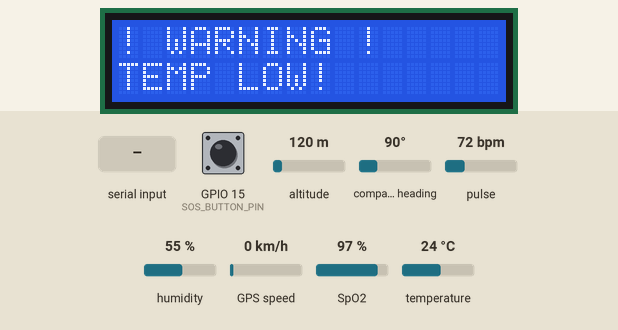
Simulated run of this sketch. Board: ESP32. On the bench: 16×2 character LCD. The test bench sets the inputs (shaded band); at power-on: pulse 72 bpm, humidity 55 %, GPIO 15 (SOS_BUTTON_PIN) HIGH, SpO2 97 %, altitude 120 m, compass heading 90°, GPS speed 0 km/h, temperature 24 °C. The GPS gets a fix after 3 s at 37.7749, -122.4194 with 8 satellites; nothing arrives over Bluetooth unless stated; the modem accepts every AT command (registered, SIM ready, sends succeed) and sends nothing else; what the sketch prints to the serial monitor is not drawn.

Above: at 17.5 s.
17.6 s: "OK" received over the second serial link
At 20.7 s:
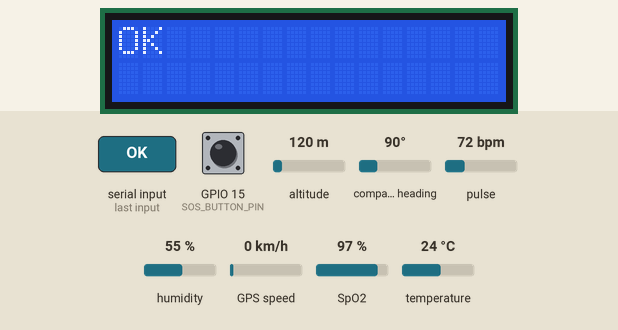
23.5 s: pulse set to 42 bpm
At 24.3 s:
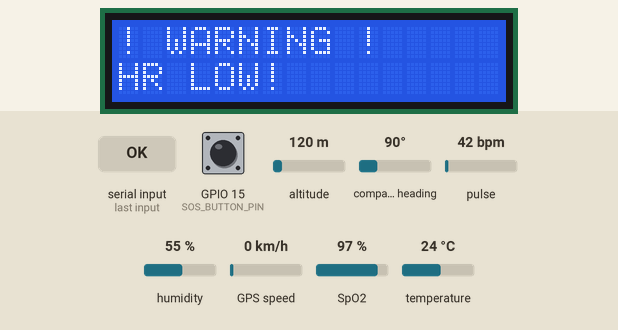
29.4 s: humidity set to 88 %
At 30.8 s:
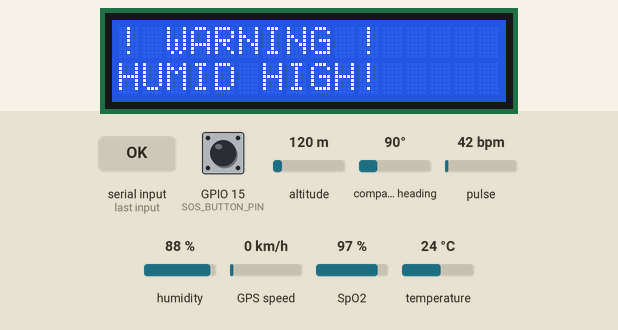
35.3 s: GPIO 15 (SOS_BUTTON_PIN) pulled LOW for 0.15 s
At 36.9 s:
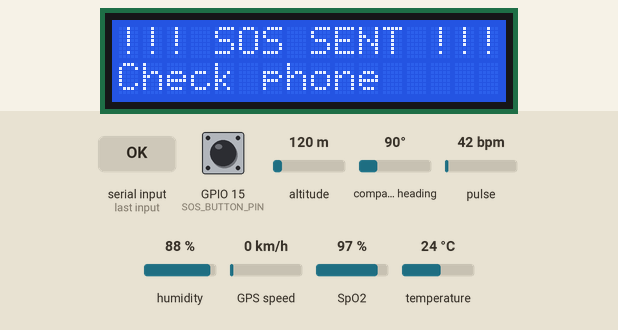
41.3 s: SpO2 set to 80 %
At 43.1 s:
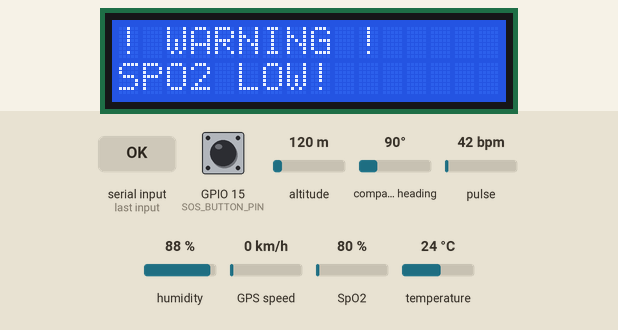
Timing chart, 0 to 44.6 s (numbered marks = the images above; inputs shaded):
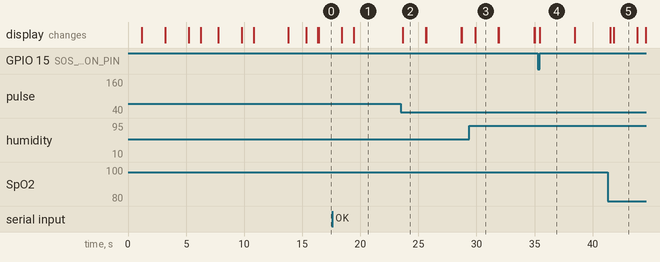

Measured:
- after the input at 23.5 s, the display: changes after 0.14 s (image 2)
- after the input at 29.4 s, the display: changes after 0.49 s (image 3)
- after the input at 35.3 s, the display: changes after 0.14 s (image 4)
- after the input at 41.3 s, the display: first differs from a run without the input after 0.51 s (image 5)
- what the display in image 2 shows lasts 2.1 s, from 23.6 s to 25.7 s

The sketch:

esp32_health_monitor.ino
```cpp
// Final code
#include <Wire.h>
#include <LiquidCrystal_I2C.h>
#include <DHT.h>
#include <TinyGPSPlus.h>
#include <MAX30100_PulseOximeter.h>
#include <BluetoothSerial.h>

// Bluetooth
BluetoothSerial SerialBT;

// LCD I2C
LiquidCrystal_I2C lcd(0x27, 16, 2);

// DHT11 Sensor
#define DHTPIN 4
#define DHTTYPE DHT11
DHT dht(DHTPIN, DHTTYPE);

// GPS Module
#define GPS_RX 25
#define GPS_TX 26
HardwareSerial gpsSerial(1);
TinyGPSPlus gps;

// SIM800L Module
#define SIM_RX 27
#define SIM_TX 14
HardwareSerial sim800l(2);

// MAX30100 Pulse Oximeter
PulseOximeter pox;
#define REPORTING_PERIOD_MS 1000

// SOS Button
#define SOS_BUTTON_PIN 15
bool lastButtonState = HIGH;
bool buttonPressed = false;
unsigned long lastDebounceTime = 0;
const long debounceDelay = 50;

// Display mode
int displayMode = 0;
unsigned long lastModeChange = 0;
const long modeInterval = 3000;

// Variables
float temperature = 0;
float humidity = 0;
double latitude = 0;
double longitude = 0;
int satellites = 0;
bool gpsValid = false;
bool sim800lValid = false;
bool max30100Valid = false;
float heartRate = 0;
float spO2 = 0;
uint32_t tsLastReport = 0;

// Alert thresholds (LOWEST and HIGHEST)
#define TEMP_HIGH_THRESHOLD 38.0
#define TEMP_LOW_THRESHOLD 35.0
#define HUMID_HIGH_THRESHOLD 80.0
#define HUMID_LOW_THRESHOLD 20.0
#define HR_HIGH_THRESHOLD 120
#define HR_LOW_THRESHOLD 50
#define SPO2_HIGH_THRESHOLD 100
#define SPO2_LOW_THRESHOLD 90

// Alert flags to prevent spam
bool tempAlertSent = false;
bool humidAlertSent = false;
bool hrAlertSent = false;
bool spo2AlertSent = false;

// Message display variables
String receivedMessage = "";
bool displayingMessage = false;
unsigned long messageDisplayStart = 0;
const long MESSAGE_DISPLAY_DURATION = 5000;

void onBeatDetected() {
  Serial.println("Beat detected!");
}

void scanI2C() {
  Serial.println("\n=== I2C Device Scanner ===");
  byte error, address;
  int nDevices = 0;

  for(address = 1; address < 127; address++) {
    Wire.beginTransmission(address);
    error = Wire.endTransmission();

    if (error == 0) {
      Serial.print("Device found at 0x");
      if (address < 16) Serial.print("0");
      Serial.print(address, HEX);

      if (address == 0x27) Serial.print(" (LCD)");
      if (address == 0x57) Serial.print(" (MAX30100)");

      Serial.println();
      nDevices++;
    }
  }

  if (nDevices == 0)
    Serial.println("No I2C devices found");
  else
    Serial.println("=== Scan Complete ===\n");
}

void setup() {
  Serial.begin(115200);
  delay(1000);
  Serial.println("\n=== Complete Health Monitor with Bluetooth ===");

  // Initialize I2C
  Wire.begin(22, 21);
  Wire.setClock(100000);
  delay(100);

  scanI2C();

  // Initialize LCD
  Serial.println("Initializing LCD...");
  lcd.init();
  lcd.backlight();
  lcd.clear();
  lcd.print("System Starting");
  delay(2000);

  // Initialize Bluetooth
  Serial.println("Initializing Bluetooth...");
  SerialBT.begin("ESP32_Health");
  Serial.println("Bluetooth: OK (Name: ESP32_Health)");
  lcd.clear();
  lcd.print("Bluetooth: OK");
  lcd.setCursor(0, 1);
  lcd.print("Pair your phone");
  delay(2000);

  // Initialize DHT11
  Serial.println("Initializing DHT11...");
  dht.begin();
  lcd.clear();
  lcd.print("DHT11: OK");
  delay(1000);

  // Initialize MAX30100
  Serial.println("Initializing MAX30100...");
  lcd.clear();
  lcd.print("MAX30100: Init");

  if (pox.begin()) {
    Serial.println("MAX30100: Connected!");
    max30100Valid = true;
    pox.setOnBeatDetectedCallback(onBeatDetected);
    pox.setIRLedCurrent(MAX30100_LED_CURR_50MA);
    lcd.setCursor(0, 1);
    lcd.print("MAX30100: OK");
  } else {
    Serial.println("MAX30100: FAILED!");
    max30100Valid = false;
    lcd.setCursor(0, 1);
    lcd.print("MAX30100: FAIL");
  }
  delay(1500);

  // Initialize GPS
  Serial.println("Initializing GPS...");
  gpsSerial.begin(9600, SERIAL_8N1, GPS_RX, GPS_TX);
  lcd.clear();
  lcd.print("GPS: Searching");
  delay(1000);

  // Initialize SIM800L
  Serial.println("Initializing SIM800L...");
  sim800l.begin(9600, SERIAL_8N1, SIM_RX, SIM_TX);
  delay(1000);

  // Initialize SOS Button
  Serial.println("Initializing SOS Button...");
  pinMode(SOS_BUTTON_PIN, INPUT_PULLUP);
  lcd.clear();
  lcd.print("SOS Button: OK");
  delay(1000);

  lcd.clear();
  lcd.print("Testing SIM800L");

  sim800l.println("AT");
  delay(1000);

  String response = "";
  unsigned long timeout = millis();
  while (millis() - timeout < 2000) {
    if (sim800l.available()) {
      response += (char)sim800l.read();
    }
  }

  if (response.indexOf("OK") >= 0) {
    Serial.println("SIM800L: Connected");
    sim800lValid = true;
    lcd.setCursor(0, 1);
    lcd.print("SIM: OK");
  } else {
    Serial.println("SIM800L: No response");
    lcd.setCursor(0, 1);
    lcd.print("SIM: Not found");
  }
  delay(1500);

  lcd.clear();
  lcd.print("System Ready!");
  delay(1000);
  lcd.clear();

  Serial.println("=== System Ready ===");
  Serial.println("Bluetooth: ESP32_Health");
  Serial.println("Waiting for phone connection...");
  Serial.println();
}

void loop() {
  // Update DHT11
  static unsigned long lastDHTRead = 0;
  if (millis() - lastDHTRead >= 2000) {
    float h = dht.readHumidity();
    float t = dht.readTemperature();

    if (!isnan(h) && !isnan(t)) {
      temperature = t;
      humidity = h;
    }
    lastDHTRead = millis();
  }

  // Update MAX30100
  if (max30100Valid) {
    pox.update();
    if (millis() - tsLastReport > REPORTING_PERIOD_MS) {
      heartRate = pox.getHeartRate();
      spO2 = pox.getSpO2();
      tsLastReport = millis();
    }
  }

  // Update GPS
  updateGPS();

  // Check SIM800L
  checkSIM800L();

  // Check SOS Button
  checkSOSButton();

  // Check thresholds and send alerts ONLY when threshold is hit
  checkHealthAlerts();

  // Handle incoming Bluetooth messages
  handleBluetoothMessages();

  // Handle message display timeout
  if (displayingMessage && (millis() - messageDisplayStart >= MESSAGE_DISPLAY_DURATION)) {
    displayingMessage = false;
    lcd.clear();
  }

  // Normal display cycle only when not displaying a message
  if (!displayingMessage) {
    if (millis() - lastModeChange >= modeInterval) {
      displayMode++;
      if (displayMode > 4) displayMode = 0;
      lastModeChange = millis();
      lcd.clear();
      delay(10);
    }

    // Display based on mode
    switch(displayMode) {
      case 0: displayTemperatureHumidity(); break;
      case 1: displayHeartRateSpO2(); break;
      case 2: displayGPS(); break;
      case 3: displaySystemStatus(); break;
      case 4: displayConnectivity(); break;
    }
  }

  delay(50);
}

// Send all sensor readings when threshold is hit
void sendAllSensorReadings(String alertType) {
  if (SerialBT.hasClient()) {
    SerialBT.println("");
    SerialBT.println("!!!!!!!!!!!!!!!!!!!!!!!!!!!!!!");
    SerialBT.println("WARNING: " + alertType);
    SerialBT.println("!!!!!!!!!!!!!!!!!!!!!!!!!!!!!!");
    SerialBT.println("");
    SerialBT.println("ALL SENSOR READINGS:");
    SerialBT.println("================================");
    SerialBT.println("Temperature: " + String(temperature, 1) + " C");
    SerialBT.println("Humidity: " + String(humidity, 1) + " %");

    if (max30100Valid && heartRate > 0) {
      SerialBT.println("Heart Rate: " + String(heartRate, 0) + " bpm");
      SerialBT.println("SpO2: " + String(spO2, 0) + " %");
    } else {
      SerialBT.println("Heart Rate: N/A");
      SerialBT.println("SpO2: N/A");
    }

    if (gpsValid) {
      SerialBT.println("Latitude: " + String(latitude, 6));
      SerialBT.println("Longitude: " + String(longitude, 6));
      SerialBT.println("Satellites: " + String(satellites));
    } else {
      SerialBT.println("GPS: Not locked");
    }

    SerialBT.println("================================");
    SerialBT.println("");

    Serial.println("WARNING SENT: " + alertType);
  } else {
    Serial.println("WARNING: " + alertType + " (No Bluetooth device connected)");
  }
}

// Check SOS Button with debouncing
void checkSOSButton() {
  int reading = digitalRead(SOS_BUTTON_PIN);

  // Check if button state changed
  if (reading != lastButtonState) {
    lastDebounceTime = millis();
  }

  // If button state is stable for debounce delay
  if ((millis() - lastDebounceTime) > debounceDelay) {
    // If button is pressed (LOW because of INPUT_PULLUP)
    if (reading == LOW && !buttonPressed) {
      buttonPressed = true;
      sendSOSAlert();
    }
    // If button is released
    else if (reading == HIGH && buttonPressed) {
      buttonPressed = false;
    }
  }

  lastButtonState = reading;
}

// Send SOS Alert with all readings
void sendSOSAlert() {
  Serial.println("SOS BUTTON PRESSED!");

  if (SerialBT.hasClient()) {
    SerialBT.println("");
    SerialBT.println("!!!!!!!!!!!!!!!!!!!!!!!!!!!!!!!!!!!!!");
    SerialBT.println("       SOS EMERGENCY ALERT");
    SerialBT.println("!!!!!!!!!!!!!!!!!!!!!!!!!!!!!!!!!!!!!");
    SerialBT.println("");
    SerialBT.println("EMERGENCY: SOS button pressed");
    SerialBT.println("Immediate assistance required");
    SerialBT.println("");
    SerialBT.println("ALL SENSOR READINGS:");
    SerialBT.println("================================");
    SerialBT.println("Temperature: " + String(temperature, 1) + " C");
    SerialBT.println("Humidity: " + String(humidity, 1) + " %");

    if (max30100Valid && heartRate > 0) {
      SerialBT.println("Heart Rate: " + String(heartRate, 0) + " bpm");
      SerialBT.println("SpO2: " + String(spO2, 0) + " %");
    } else {
      SerialBT.println("Heart Rate: N/A");
      SerialBT.println("SpO2: N/A");
    }

    if (gpsValid) {
      SerialBT.println("");
      SerialBT.println("LOCATION:");
      SerialBT.println("Latitude: " + String(latitude, 6));
      SerialBT.println("Longitude: " + String(longitude, 6));
      SerialBT.println("Satellites: " + String(satellites));
      SerialBT.println("Google Maps: https://maps.google.com/?q=" + String(latitude, 6) + "," + String(longitude, 6));
    } else {
      SerialBT.println("");
      SerialBT.println("GPS: Not locked - Location unavailable");
    }

    SerialBT.println("================================");
    SerialBT.println("");

    Serial.println("SOS ALERT SENT via Bluetooth");
  } else {
    Serial.println("SOS PRESSED but no Bluetooth device connected!");
  }

  // Show SOS on LCD
  lcd.clear();
  lcd.setCursor(0, 0);
  lcd.print("!!! SOS SENT !!!");
  lcd.setCursor(0, 1);
  lcd.print("Check phone");
  delay(3000);
  lcd.clear();
}

// Check health thresholds - send alert ONLY when threshold is exceeded
void checkHealthAlerts() {
  // Temperature alerts (LOW or HIGH)
  if (temperature > 0) {
    if (temperature > TEMP_HIGH_THRESHOLD && !tempAlertSent) {
      String alert = "HIGH TEMPERATURE: " + String(temperature, 1) + " C (>" + String(TEMP_HIGH_THRESHOLD) + ")";
      sendAllSensorReadings(alert);
      showLCDAlert("TEMP HIGH!");
      tempAlertSent = true;
    }
    else if (temperature < TEMP_LOW_THRESHOLD && !tempAlertSent) {
      String alert = "LOW TEMPERATURE: " + String(temperature, 1) + " C (<" + String(TEMP_LOW_THRESHOLD) + ")";
      sendAllSensorReadings(alert);
      showLCDAlert("TEMP LOW!");
      tempAlertSent = true;
    }
  }
  // Reset flag when temperature normalizes
  if (temperature >= TEMP_LOW_THRESHOLD && temperature <= TEMP_HIGH_THRESHOLD) {
    tempAlertSent = false;
  }

  // Humidity alerts (LOW or HIGH)
  if (humidity > 0) {
    if (humidity > HUMID_HIGH_THRESHOLD && !humidAlertSent) {
      String alert = "HIGH HUMIDITY: " + String(humidity, 1) + " % (>" + String(HUMID_HIGH_THRESHOLD) + ")";
      sendAllSensorReadings(alert);
      showLCDAlert("HUMID HIGH!");
      humidAlertSent = true;
    }
    else if (humidity < HUMID_LOW_THRESHOLD && !humidAlertSent) {
      String alert = "LOW HUMIDITY: " + String(humidity, 1) + " % (<" + String(HUMID_LOW_THRESHOLD) + ")";
      sendAllSensorReadings(alert);
      showLCDAlert("HUMID LOW!");
      humidAlertSent = true;
    }
  }
  if (humidity >= HUMID_LOW_THRESHOLD && humidity <= HUMID_HIGH_THRESHOLD) {
    humidAlertSent = false;
  }

  // Heart Rate alerts (only if MAX30100 is working)
  if (max30100Valid && heartRate > 0) {
    if (heartRate > HR_HIGH_THRESHOLD && !hrAlertSent) {
      String alert = "HIGH HEART RATE: " + String(heartRate, 0) + " bpm (>" + String(HR_HIGH_THRESHOLD) + ")";
      sendAllSensorReadings(alert);
      showLCDAlert("HR HIGH!");
      hrAlertSent = true;
    }
    else if (heartRate < HR_LOW_THRESHOLD && !hrAlertSent) {
      String alert = "LOW HEART RATE: " + String(heartRate, 0) + " bpm (<" + String(HR_LOW_THRESHOLD) + ")";
      sendAllSensorReadings(alert);
      showLCDAlert("HR LOW!");
      hrAlertSent = true;
    }

    if (heartRate >= HR_LOW_THRESHOLD && heartRate <= HR_HIGH_THRESHOLD) {
      hrAlertSent = false;
    }
  }

  // SpO2 alerts
  if (max30100Valid && spO2 > 0) {
    if (spO2 < SPO2_LOW_THRESHOLD && !spo2AlertSent) {
      String alert = "LOW BLOOD OXYGEN: " + String(spO2, 0) + " % (<" + String(SPO2_LOW_THRESHOLD) + ")";
      sendAllSensorReadings(alert);
      showLCDAlert("SPO2 LOW!");
      spo2AlertSent = true;
    }
    else if (spO2 > SPO2_HIGH_THRESHOLD && !spo2AlertSent) {
      String alert = "HIGH BLOOD OXYGEN: " + String(spO2, 0) + " % (>" + String(SPO2_HIGH_THRESHOLD) + ")";
      sendAllSensorReadings(alert);
      showLCDAlert("SPO2 HIGH!");
      spo2AlertSent = true;
    }

    if (spO2 >= SPO2_LOW_THRESHOLD && spO2 <= SPO2_HIGH_THRESHOLD) {
      spo2AlertSent = false;
    }
  }
}

// Show alert on LCD briefly
void showLCDAlert(String alertMsg) {
  lcd.clear();
  lcd.setCursor(0, 0);
  lcd.print("! WARNING !");
  lcd.setCursor(0, 1);
  lcd.print(alertMsg);
  delay(2000);
  lcd.clear();
}

// Handle incoming Bluetooth messages
void handleBluetoothMessages() {
  if (SerialBT.available()) {
    String message = SerialBT.readString();
    message.trim();

    // Check if it's a command or a message to display
    String upperMsg = message;
    upperMsg.toUpperCase();

    if (upperMsg == "SOS") {
      // Trigger SOS alert when "SOS" message is received
      Serial.println("SOS command received via Bluetooth!");
      sendSOSAlert();
    }
    else if (upperMsg == "STATUS") {
      SerialBT.println("=== SYSTEM STATUS ===");
      SerialBT.println("Temperature: " + String(temperature, 1) + " C");
      SerialBT.println("Humidity: " + String(humidity, 1) + " %");
      if (max30100Valid) {
        SerialBT.println("Heart Rate: " + String(heartRate, 0) + " bpm");
        SerialBT.println("SpO2: " + String(spO2, 0) + " %");
      }
      SerialBT.println("GPS: " + String(gpsValid ? "Locked" : "Searching"));
      SerialBT.println("Satellites: " + String(satellites));
      SerialBT.println("====================");
    }
    else if (upperMsg == "GPS") {
      if (gpsValid) {
        SerialBT.println("Latitude: " + String(latitude, 6));
        SerialBT.println("Longitude: " + String(longitude, 6));
      } else {
        SerialBT.println("GPS not locked yet");
      }
    }
    else if (upperMsg == "THRESHOLDS") {
      SerialBT.println("=== ALERT THRESHOLDS ===");
      SerialBT.println("Temp: " + String(TEMP_LOW_THRESHOLD) + " - " + String(TEMP_HIGH_THRESHOLD) + " C");
      SerialBT.println("Humidity: " + String(HUMID_LOW_THRESHOLD) + " - " + String(HUMID_HIGH_THRESHOLD) + " %");
      SerialBT.println("HR: " + String(HR_LOW_THRESHOLD) + " - " + String(HR_HIGH_THRESHOLD) + " bpm");
      SerialBT.println("SpO2: " + String(SPO2_LOW_THRESHOLD) + " - " + String(SPO2_HIGH_THRESHOLD) + " %");
      SerialBT.println("=======================");
    }
    else if (upperMsg == "HELP") {
      SerialBT.println("=== COMMANDS ===");
      SerialBT.println("SOS - Trigger emergency alert");
      SerialBT.println("STATUS - Current readings");
      SerialBT.println("GPS - GPS coordinates");
      SerialBT.println("THRESHOLDS - Alert limits");
      SerialBT.println("HELP - This list");
      SerialBT.println("Any other text will display on LCD for 5 seconds");
      SerialBT.println("================");
    }
    else {
      // It's a message to display on LCD
      receivedMessage = message;
      displayingMessage = true;
      messageDisplayStart = millis();

      lcd.clear();

      // Display message on LCD (split if longer than 16 chars)
      if (message.length() <= 16) {
        lcd.setCursor(0, 0);
        lcd.print(message);
      } else {
        lcd.setCursor(0, 0);
        lcd.print(message.substring(0, 16));
        lcd.setCursor(0, 1);
        lcd.print(message.substring(16, min((int)message.length(), 32)));
      }

      SerialBT.println("Message displayed on LCD");
      Serial.println("Message received: " + message);
    }
  }
}

void updateGPS() {
  while (gpsSerial.available() > 0) {
    gps.encode(gpsSerial.read());
  }

  if (gps.location.isValid()) {
    latitude = gps.location.lat();
    longitude = gps.location.lng();
    gpsValid = true;
  } else {
    gpsValid = false;
  }

  if (gps.satellites.isValid()) {
    satellites = gps.satellites.value();
  }
}

void checkSIM800L() {
  if (sim800l.available()) {
    Serial.print("SIM800L: ");
    while (sim800l.available()) {
      Serial.write(sim800l.read());
      delay(2);
    }
    Serial.println();
  }
}

void displayTemperatureHumidity() {
  lcd.setCursor(0, 0);
  lcd.print("Temp: ");
  lcd.print(temperature, 1);
  lcd.print(" C   ");

  lcd.setCursor(0, 1);
  lcd.print("Humid: ");
  lcd.print(humidity, 1);
  lcd.print("%   ");
}

void displayHeartRateSpO2() {
  lcd.setCursor(0, 0);
  lcd.print("HR: ");
  if (max30100Valid && heartRate > 0) {
    lcd.print(heartRate, 0);
    lcd.print(" bpm     ");
  } else {
    lcd.print("--        ");
  }

  lcd.setCursor(0, 1);
  lcd.print("SpO2: ");
  if (max30100Valid && spO2 > 0) {
    lcd.print(spO2, 0);
    lcd.print("%      ");
  } else {
    lcd.print("--       ");
  }
}

void displayGPS() {
  lcd.setCursor(0, 0);
  if (gpsValid) {
    lcd.print("Lat:");
    lcd.print(latitude, 4);
    lcd.print("  ");
  } else {
    lcd.print("GPS: Searching  ");
  }

  lcd.setCursor(0, 1);
  if (gpsValid) {
    lcd.print("Lon:");
    lcd.print(longitude, 4);
    lcd.print("  ");
  } else {
    lcd.print("Sats: ");
    lcd.print(satellites);
    lcd.print("         ");
  }
}

void displaySystemStatus() {
  lcd.setCursor(0, 0);
  lcd.print("DHT:");
  lcd.print(temperature > 0 ? "OK " : "NO ");
  lcd.print("GPS:");
  lcd.print(gpsValid ? "OK " : "NO ");

  lcd.setCursor(0, 1);
  lcd.print("HR:");
  lcd.print(max30100Valid ? "OK " : "NO ");
  lcd.print("SIM:");
  lcd.print(sim800lValid ? "OK" : "NO");
}

void displayConnectivity() {
  lcd.setCursor(0, 0);
  lcd.print("BT: ");
  lcd.print(SerialBT.hasClient() ? "Connected" : "Waiting  ");

  lcd.setCursor(0, 1);
  lcd.print("SIM:");
  lcd.print(sim800lValid ? "OK " : "NO ");
  lcd.print("GPS:");
  lcd.print(gpsValid ? "OK" : "NO");
}
```
